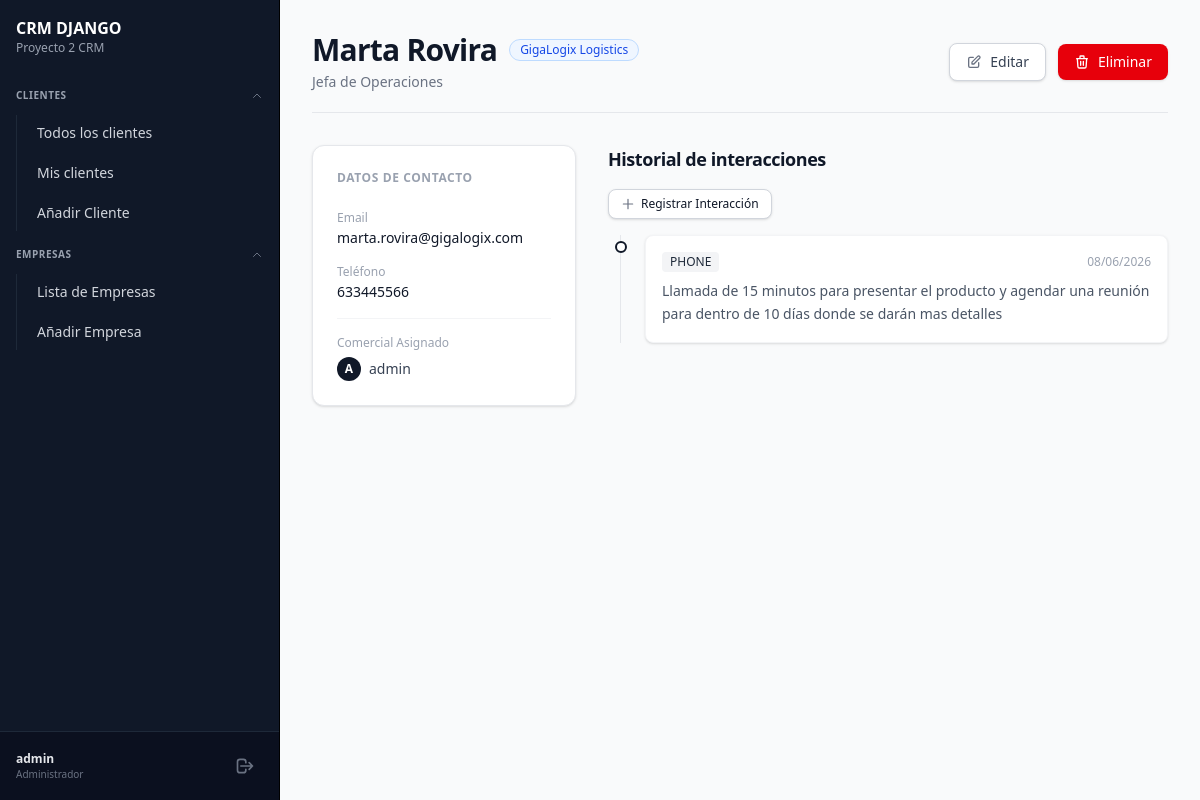
The app's page /clientes/detalle/4 (signed in) with its own data.
### crm/models/client_model.py (models this page shows, shortened)
class Client(models.Model):
    company = models.ForeignKey('Company', on_delete=models.CASCADE, related_name='clients', verbose_name='Empresa')
    commercial = models.ForeignKey(User, on_delete=models.SET_NULL, null=True, related_name='clients', verbose_name='Comercial')
    first_name = models.CharField(max_length=100, verbose_name='Nombre')
    last_name = models.CharField(max_length=100, verbose_name='Apellido')
    email = models.EmailField(verbose_name='Email')
    phone = models.CharField(max_length=20, verbose_name='Teléfono')
    position = models.CharField(max_length=200, blank=True, verbose_name='Cargo')
    created_at = models.DateTimeField(auto_now_add=True, verbose_name='Fecha de Creación')
    updated_at = models.DateTimeField(auto_now=True, verbose_name='Fecha de Actualización')
    class Meta:
        verbose_name = 'Cliente'
        verbose_name_plural = 'Clientes'

### crm/models/company_model.py (models this page shows, shortened)
class Company(models.Model):
    name = models.CharField(max_length=100, verbose_name='Nombre de la Empresa')
    email = models.EmailField(verbose_name='Email')
    phone = models.CharField(max_length=20, verbose_name='Teléfono')
    address = models.CharField(max_length=200, verbose_name='Dirección')
    website = models.URLField(verbose_name='Sitio Web')
    created_at = models.DateTimeField(auto_now_add=True, verbose_name='Fecha de Creación')
    cif = models.CharField(max_length=20, unique=True, verbose_name='CIF')
    class Meta:
        verbose_name = 'Empresa'
        verbose_name_plural = 'Empresas'

### crm/models/interaction_model.py (models this page shows, shortened)
class Interaction(models.Model):
    client = models.ForeignKey('Client', on_delete=models.CASCADE, related_name='interactions', verbose_name='Cliente')
    contact_channel = models.CharField(choices=CANALES, verbose_name='Canal de Contacto')
    created_at = models.DateTimeField(auto_now_add=True, verbose_name='Fecha de Creación')
    content = models.TextField(verbose_name='Contenido')
    class Meta:
        verbose_name = 'Interacción'
        verbose_name_plural = 'Interacciones'

### crm/views/client_views.py (the view)
# urls.py: path('clientes/detalle/<pk>', ClientDetailView.as_view(), name='detalle-cliente'),
@method_decorator(login_required, name='dispatch')
class ClientDetailView(DetailView):
    model = Client
    template_name = 'clients/client_detail.html'
    context_object_name = 'client'

### crm_django/templates/clients/client_detail.html (shortened to what this page needs)
{% extends "general/layout.html" %}
{% block page_content %}
<div class="max-w-6xl mx-auto space-y-8">
    <div class="flex flex-col md:flex-row md:items-center md:justify-between border-b border-gray-200 pb-5 gap-4">
        <div>
            <div class="flex items-center gap-3">
                <h1 class="text-3xl font-bold text-gray-900 tracking-tight">
                    {{ client.first_name }} {{ client.last_name }}
                </h1>
                <span class="inline-flex items-center px-2.5 py-0.5 rounded-full text-xs font-medium bg-blue-50 text-blue-700 border border-blue-200">
                    <a href="{% url "detalle-empresa" client.company.pk %}">{{ client.company.name|default:client.company }}</a>
                </span>
            </div>
            <p class="text-sm text-gray-500 mt-1">{{ client.position|default:"Sin cargo definido" }}</p>
        </div>
        <div class="flex items-center gap-3">
            <a href="{% url "editar-cliente" client.pk %}" class="inline-flex items-center justify-center px-4 py-2 text-sm font-medium text-gray-700 bg-white border border-gray-300 rounded-lg hover:bg-gray-50 transition-colors shadow-sm gap-2">
                Editar
            </a>
            <a href="{% url "eliminar-cliente" client.pk %}" class="inline-flex items-center justify-center px-4 py-2 text-sm font-medium text-white bg-red-600 rounded-lg hover:bg-red-700 transition-colors shadow-sm gap-2">
                Eliminar
            </a>
        </div>
    </div>
    <div class="grid grid-cols-1 lg:grid-cols-3 gap-8">
        <div class="lg:col-span-1 bg-white border border-gray-200 rounded-xl shadow-sm p-6 space-y-6 h-fit">
            <h3 class="text-xs font-semibold text-gray-400 uppercase tracking-wider">Datos de contacto</h3>
            <div class="space-y-4">
                <div>
                    <label class="block text-xs font-medium text-gray-400">Email</label>
                    <span class="text-sm font-medium text-gray-900 block mt-0.5 break-all">{{ client.email }}</span>
                </div>
                <div>
                    <label class="block text-xs font-medium text-gray-400">Teléfono</label>
                    <span class="text-sm font-medium text-gray-900 block mt-0.5">{{ client.phone|default:"—" }}</span>
                </div>
                <div class="border-t border-gray-100 pt-4">
                    <label class="block text-xs font-medium text-gray-400">Comercial Asignado</label>
                    <div class="flex items-center gap-2 mt-1.5">
                        <div class="w-6 h-6 rounded-full bg-gray-900 text-white flex items-center justify-center text-xs font-bold uppercase">
                            {{ client.commercial.username|slice:":1" }}
                        </div>
                        <span class="text-sm font-medium text-gray-700">{{ client.commercial.get_full_name|default:client.commercial.username }}</span>
                    </div>
                </div>
            </div>
        </div>
        <div class="lg:col-span-2 space-y-4">
            <h3 class="text-lg font-bold text-gray-900 tracking-tight mb-4">Historial de interacciones</h3>
                    <div class="flex items-center justify-between gap-4 mb-4">
            <a href="{% url 'crear-interaccion' client.id %}" class="inline-flex items-center justify-center px-3 py-1.5 text-xs font-medium text-gray-900 bg-white border border-gray-300 rounded-lg hover:bg-gray-50 transition-colors shadow-sm gap-1.5">
                <svg class="w-3.5 h-3.5 text-gray-500" fill="none" stroke="currentColor" viewBox="0 0 24 24" xmlns="http://www.w3.org/2000/svg">
                    <path stroke-linecap="round" stroke-linejoin="round" stroke-width="2" d="M12 4v16m8-8H4"></path>
                </svg>
                Registrar Interacción
            </a>
            </div>
            {% if client.interactions.all %}
                <div class="relative border-l border-gray-200 ml-3 space-y-6">
                    {% for interaction in client.interactions.all %}
                        <div class="relative pl-6">
                            <span class="absolute -left-[6px] top-1.5 bg-white border-2 border-gray-900 rounded-full w-3 h-3"></span>
                            <div class="bg-white border border-gray-100 rounded-lg p-4 shadow-sm hover:border-gray-200 transition-colors">
                                <div class="flex items-center justify-between gap-4 mb-2">
                                    <span class="inline-flex items-center px-2 py-0.5 rounded text-xs font-medium bg-gray-100 text-gray-800 uppercase">
                                        {{ interaction.contact_channel }}
                                    </span>
                                    <time class="text-xs text-gray-400 font-medium">
                                        {{ interaction.created_at|date:"d/m/Y" }}
                                    </time>
                                </div>
                                <p class="text-sm text-gray-600 leading-relaxed">{{ interaction.content }}</p>
                            </div>
                        </div>
                    {% endfor %}
                </div>
            {% else %}
                <div class="text-center py-8 border-2 border-dashed border-gray-200 rounded-xl p-6">
                    <p class="text-sm text-gray-500">Este cliente aún no tiene interacciones registradas.</p>
                </div>
            {% endif %}
        </div>
    </div>
</div>
{% endblock %}

### crm_django/templates/_includes/_sidebar.html (shortened to what this page needs)
<aside class="w-[280px] h-screen bg-gray-900 border-r border-outline-variant flex flex-col flex-shrink-0">
    <div>
        <h1 class="text-white pl-4 pt-4 font-bold"><a href="{% url 'home' %}">CRM DJANGO</a></h1>
        <p class="text-gray-400 pl-4 text-xs">Proyecto 2 CRM</p>
    </div>
    <nav class="mt-6 space-y-2">
        <details class="group px-4" open>
            <summary class="flex items-center justify-between text-[10px] font-semibold text-gray-400 uppercase
            tracking-wider cursor-pointer list-none py-2 hover:text-white transition-colors">
                <span>Clientes</span>
                <svg class="w-3 h-3 text-gray-500 group-open:rotate-180 transition-transform" fill="none" stroke="currentColor" viewBox="0 0 24 24" xmlns="http://www.w3.org/2000/svg">
                    <path stroke-linecap="round" stroke-linejoin="round" stroke-width="2" d="M19 9l-7 7-7-7"></path>
                </svg>
            </summary>
            <ul class="text-white flex flex-col gap-1 mt-1 pl-2 border-l border-gray-800">
                <li>
                    <a class="block w-full py-2 px-3 rounded-md hover:bg-white/10 transition-colors text-sm text-gray-300 hover:text-white" href="{% url 'clientes' %}">
                        Todos los clientes
                    </a>
                </li>
                <li>
                    <a class="block w-full py-2 px-3 rounded-md hover:bg-white/10 transition-colors text-sm text-gray-300 hover:text-white font-medium" href="{% url 'clientes' %}?scope=mine">
                        Mis clientes
                    </a>
                </li>
                <li>
                    <a class="block w-full py-2 px-3 rounded-md hover:bg-white/10 transition-colors text-sm text-gray-300 hover:text-white" href="{% url 'crear-cliente' %}">
                        Añadir Cliente
                    </a>
                </li>
            </ul>
        </details>
        <details class="group px-4" open>
            <summary class="flex items-center justify-between text-[10px] font-semibold text-gray-400 uppercase
                tracking-wider cursor-pointer list-none py-2 hover:text-white transition-colors">
                <span>Empresas</span>
                <svg class="w-3 h-3 text-gray-500 group-open:rotate-180 transition-transform" fill="none" stroke="currentColor" viewBox="0 0 24 24" xmlns="http://www.w3.org/2000/svg">
                    <path stroke-linecap="round" stroke-linejoin="round" stroke-width="2" d="M19 9l-7 7-7-7"></path>
                </svg>
            </summary>
            <ul class="text-white flex flex-col gap-1 mt-1 pl-2 border-l border-gray-800">
                <li>
                    <a class="block w-full py-2 px-3 rounded-md hover:bg-white/10 transition-colors text-sm text-gray-300 hover:text-white" href="{% url "empresas" %}">
                        Lista de Empresas
                    </a>
                </li>
                <li>
                    <a class="block w-full py-2 px-3 rounded-md hover:bg-white/10 transition-colors text-sm text-gray-300 hover:text-white" href="{% url "crear-empresa" %}">
                        Añadir Empresa
                    </a>
                </li>
            </ul>
        </details>
    </nav>
    <div class="mt-auto border-t border-gray-800 p-4 bg-gray-950/40">
        <div class="flex items-center justify-between">
            <div class="flex flex-col min-w-0">
                <span class="text-xs font-semibold text-gray-200 truncate">{{ user.username }}</span>
                <span class="text-[10px] text-gray-500 truncate">
                    {% if user.is_staff %}Administrador{% else %}Comercial{% endif %}
                </span>
            </div>
            <form method="POST" action="{% url 'logout' %}">
                <button type="submit" class="p-2 text-gray-500 hover:text-red-400 rounded-md hover:bg-white/5 transition-colors cursor-pointer group" title="Cerrar Sesión">
                    <svg class="w-5 h-5" fill="none" stroke="currentColor" viewBox="0 0 24 24" xmlns="http://www.w3.org/2000/svg">
                        <path stroke-linecap="round" stroke-linejoin="round" stroke-width="2" d="M17 16l4-4m0 0l-4-4m4 4H7m6 4v1a3 3 0 01-3 3H6a3 3 0 01-3-3V7a3 3 0 013-3h4a3 3 0 013 3v1"></path>
                    </svg>
                </button>
            </form>
        </div>
    </div>
</aside>

### records on screen
Client: first_name "Marta", last_name "Rovira", company.name "GigaLogix Logistics", position "Jefa de Operaciones", email "marta.rovira@gigalogix.com", phone "633445566", commercial.username "A", commercial.get_full_name "admin"
Interaction: contact_channel "PHONE", created_at "08/06/2026", content "Llamada de 15 minutos para presentar el producto y agendar una reunión para dentro de 10 días donde se darán mas detalles"

### other values on screen
{{ user.username }} "admin"
